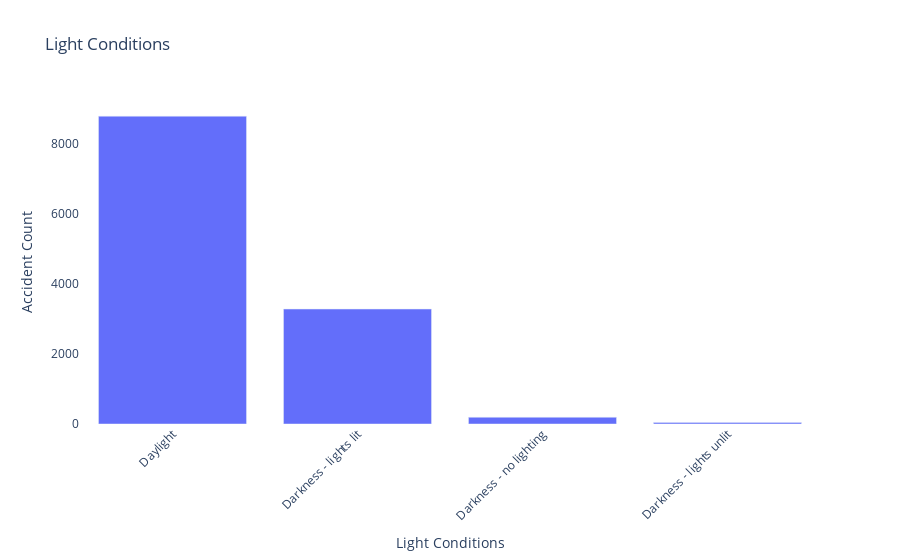

This figure's notebook cell:
### Code cell
# Light Conditions (Interactive Plot)
light_count = Accidents['Light_conditions'].value_counts()
fig = px.bar(x=light_count.index, y=light_count.values, labels={'x': 'Light Conditions', 'y': 'Accident Count'},
             title='Light Conditions')
fig.update_layout(xaxis_tickangle=-45, plot_bgcolor='rgba(0, 0, 0, 0)')
fig.show()

### Figure 1 — Plotly figure (JSON) as saved in the notebook; plotly's stock layout.template omitted (floating-point values rounded to 4 significant figures)
{"data": [{"alignmentgroup": "True", "hovertemplate": "Light Conditions=%{x}<br>Accident Count=%{y}<extra></extra>", "legendgroup": "", "marker": {"color": "#636efa", "pattern": {"shape": ""}}, "name": "", "offsetgroup": "", "orientation": "v", "showlegend": false, "textposition": "auto", "type": "bar", "x": ["Daylight", "Darkness - lights lit", "Darkness - no lighting", "Darkness - lights unlit"], "xaxis": "x", "y": [8798, 3286, 192, 40], "yaxis": "y"}], "layout": {"barmode": "relative", "legend": {"tracegroupgap": 0}, "plot_bgcolor": "rgba(0, 0, 0, 0)", "title": {"text": "Light Conditions"}, "xaxis": {"anchor": "y", "domain": [0, 1], "tickangle": -45, "title": {"text": "Light Conditions"}}, "yaxis": {"anchor": "x", "domain": [0, 1], "title": {"text": "Accident Count"}}}}
